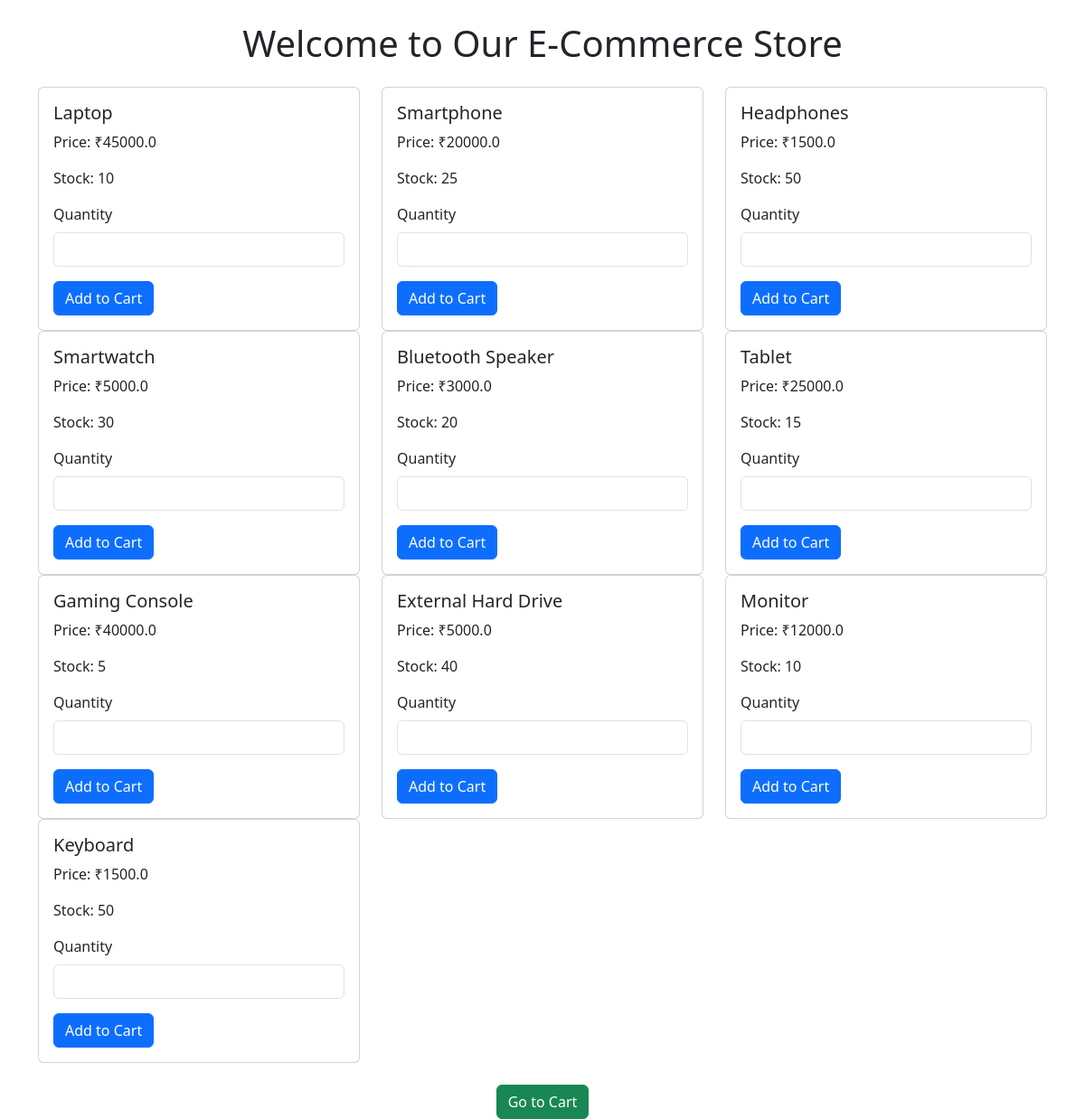
The page / on the database its author committed.
### tables this page shows
CREATE TABLE products (
    id INTEGER PRIMARY KEY AUTOINCREMENT,
    name TEXT NOT NULL,
    price REAL NOT NULL,
    stock INTEGER NOT NULL
, image_url);

### app.py (the view)
@app.route('/')
def index():
    conn = get_ecommerce_connection()
    products = conn.execute("SELECT * FROM products").fetchall()
    conn.close()
    return render_template('index.html', products=products)

### app.py (called while the page is built)
def get_ecommerce_connection():
    conn = sqlite3.connect(DB_ECOMMERCE)
    conn.row_factory = sqlite3.Row
    return conn

### templates/index.html (shortened to what this page needs)
<!DOCTYPE html>
<html lang="en">
<head>
    <link rel="stylesheet" href="https://cdnjs.cloudflare.com/ajax/libs/bootstrap/5.3.0/css/bootstrap.min.css">
</head>
<body>
    <div class="container mt-4">
        <h1 class="text-center">Welcome to Our E-Commerce Store</h1>
        <div class="row mt-4">
            {% for product in products %}
            <div class="col-md-4">
                <div class="card product-card">
                    <div class="card-body">
                        <h5 class="card-title">{{ product.name }}</h5>
                        <p class="card-text">Price: ₹{{ product.price }}</p>
                        <p class="card-text">Stock: {{ product.stock }}</p>
                        <form action="/add_to_cart/{{ product.id }}" method="POST">
                            <div class="mb-3">
                                <label for="quantity" class="form-label">Quantity</label>
                                <input type="number" name="quantity" class="form-control" min="1" max="{{ product.stock }}" required>
                            </div>
                            <button type="submit" class="btn btn-primary">Add to Cart</button>
                        </form>
                    </div>
                </div>
            </div>
            {% endfor %}
        </div>
    </div>
    <div class="container mt-4">
        <div class="text-end">
            <center><a href="/cart" class="btn btn-success">Go to Cart</a></center>
        </div>
    </div>
</body>
</html>

### rows shown on the page
products: name "Laptop", price "45000.0", stock "10"
products: name "Smartphone", price "20000.0", stock "25"
products: name "Headphones", price "1500.0", stock "50"
products: name "Smartwatch", price "5000.0", stock "30"
products: name "Bluetooth Speaker", price "3000.0", stock "20"
products: name "Tablet", price "25000.0", stock "15"
products: name "Gaming Console", price "40000.0", stock "5"
products: name "External Hard Drive", price "5000.0", stock "40"
products: name "Monitor", price "12000.0", stock "10"
products: name "Keyboard", price "1500.0", stock "50"
